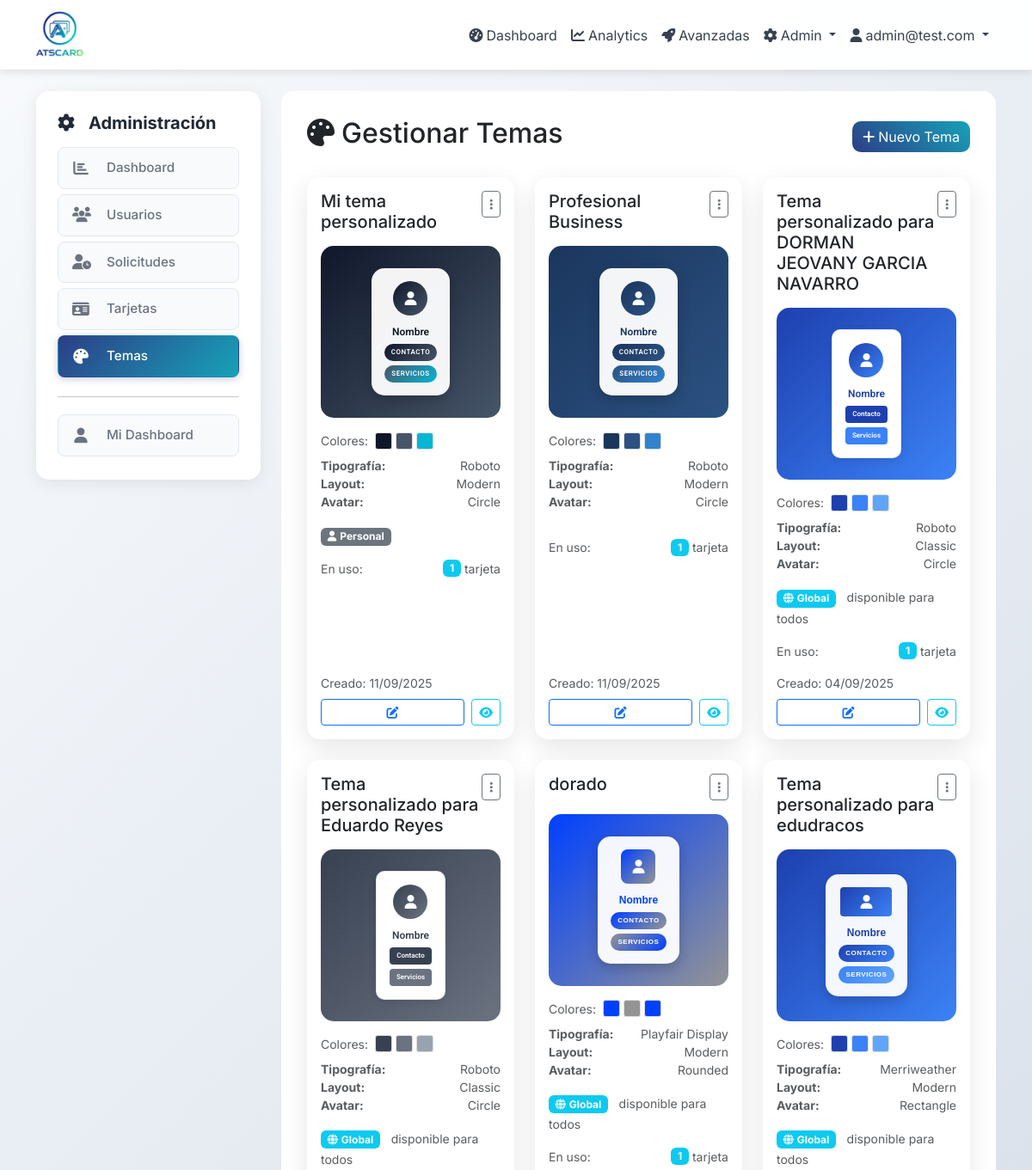
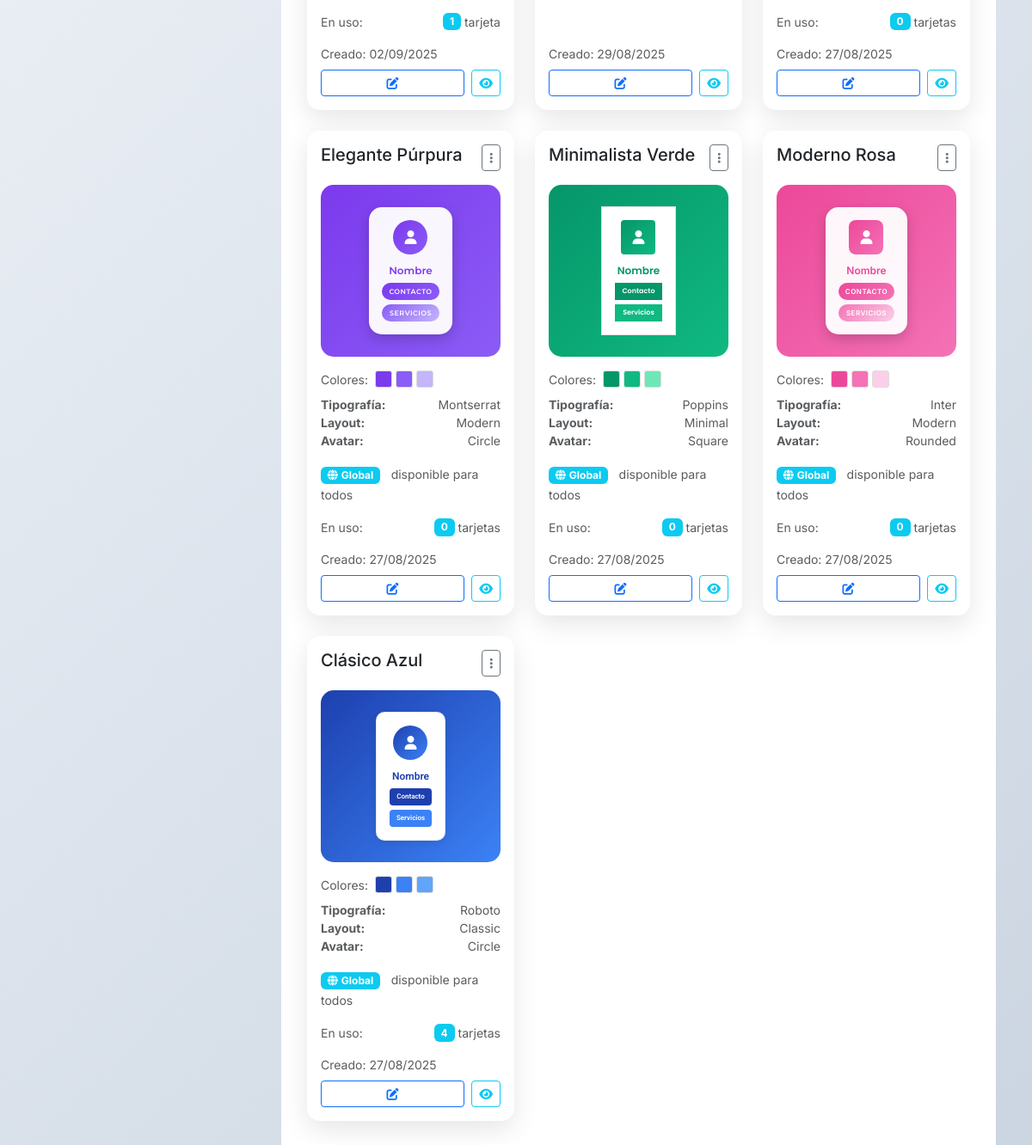
Before: /admin/themes (signed in) with the older database file (2 pictures, top to bottom).
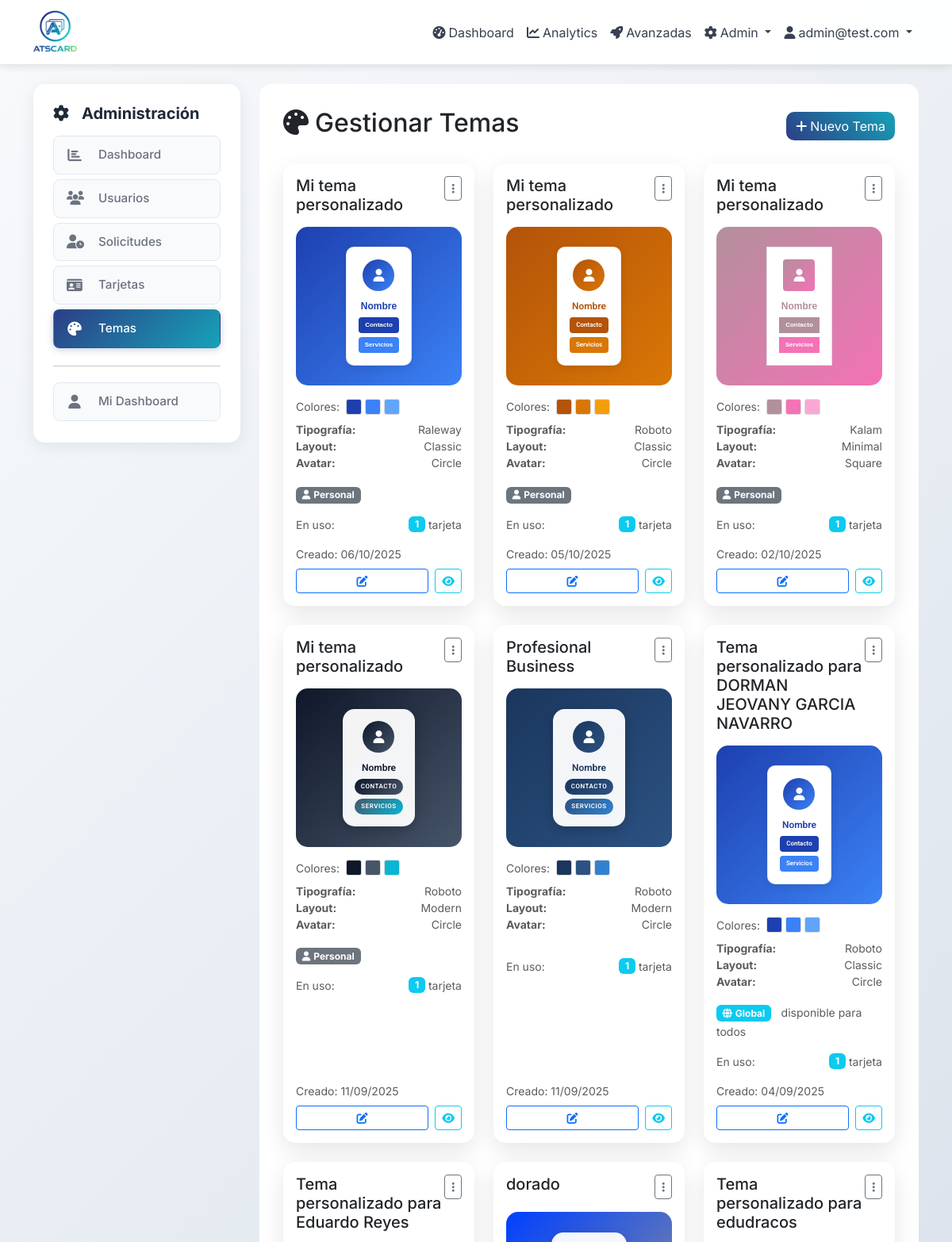
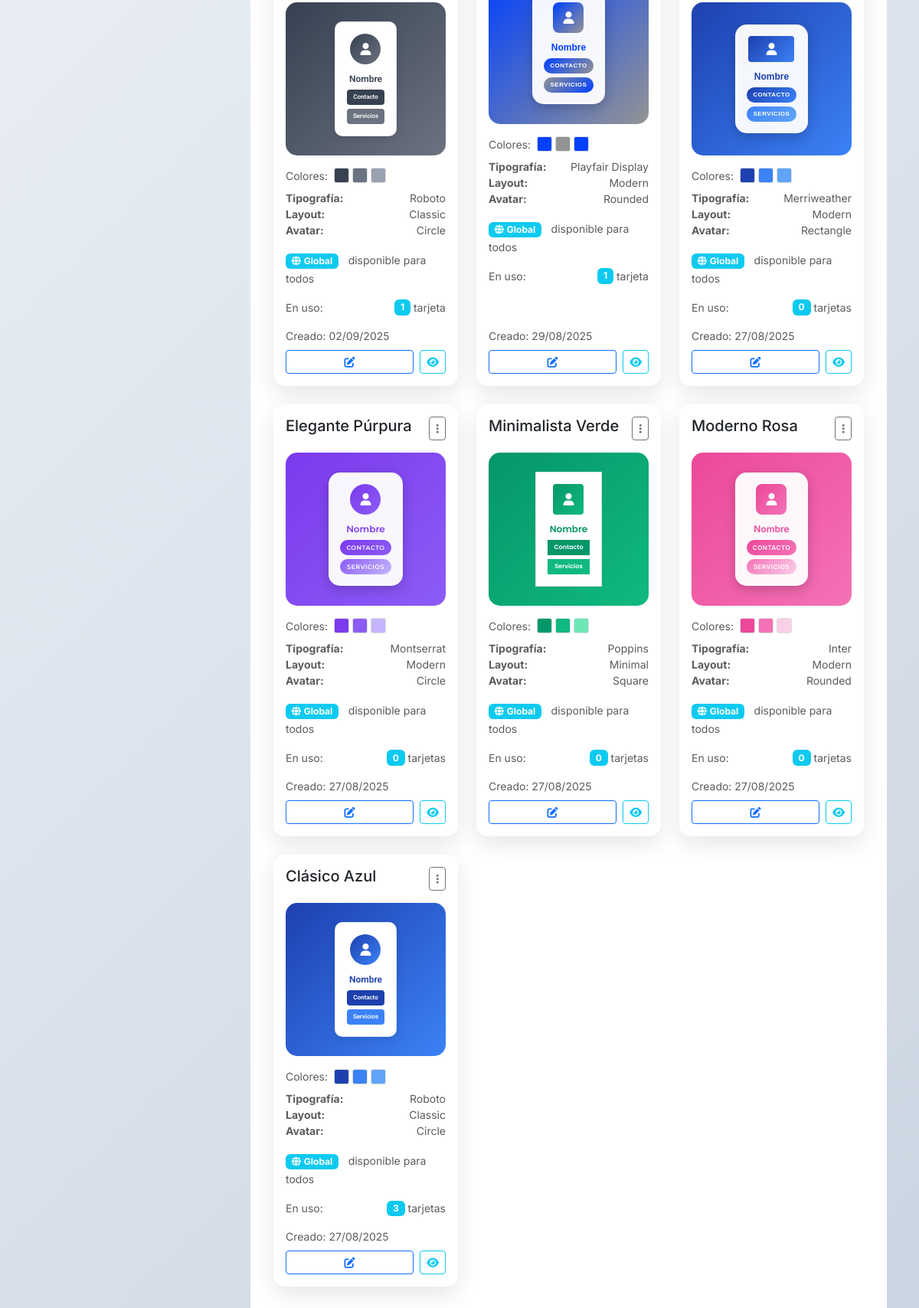
After: the same page with the newer database file (2 pictures, top to bottom).
### app/models.py (models this page shows, shortened)
class Theme(db.Model):
    id = db.Column(db.Integer, primary_key=True)
    name = db.Column(db.String(100), nullable=False)
    template_name = db.Column(db.String(50), default='classic')  # template file name (classic, mobile, elegant, etc.)
    primary_color = db.Column(db.String(7), default='#6366f1')  # hex color
    secondary_color = db.Column(db.String(7), default='#8b5cf6')
    accent_color = db.Column(db.String(7), default='#ec4899')
    avatar_border_color = db.Column(db.String(7), default='#ffffff')  # avatar border color
    font_family = db.Column(db.String(100), default='Inter')
    layout = db.Column(Enum('classic', 'modern', 'minimal', name='theme_layouts'), default='modern')
    avatar_shape = db.Column(Enum('circle', 'rounded', 'square', 'rectangle', name='avatar_shapes'), default='circle')
    bg_image_path = db.Column(db.String(255))  # optional background image
    preview_image = db.Column(db.String(255))  # preview screenshot for theme selection
    is_active = db.Column(db.Boolean, default=True)  # admin can disable themes
    is_global = db.Column(db.Boolean, default=False)  # True for admin themes visible to all, False for personal themes
    created_by_id = db.Column(db.Integer, db.ForeignKey('user.id'), nullable=True)  # NULL for admin themes, user_id for personal themes
    created_at = db.Column(db.DateTime, default=now_utc_for_db)
    cards = db.relationship('Card', backref='theme', lazy='dynamic')
    def is_personal(self):
        return not self.is_global and self.created_by_id is not None

### app/admin/routes.py (the view)
@bp.route('/themes')
@login_required
@admin_required
def themes():
    themes = Theme.query.order_by(Theme.created_at.desc()).all()
    return render_template('admin/themes.html', themes=themes)

### app/models.py (called while the page is built)
    def is_admin(self):
        return self.role == 'admin'

### app/utils.py (called while the page is built)
def admin_required(f):
    from functools import wraps
    from flask import abort
    from flask_login import current_user
    @wraps(f)
    def decorated_function(*args, **kwargs):
        if not current_user.is_authenticated or not current_user.is_admin():
            abort(403)
        return f(*args, **kwargs)
    return decorated_function

### app/templates/admin/themes.html (shortened to what the changed rows need)
{% extends "base.html" %}
{% block content %}
<div class="row">
    <div class="col-md-9">
        <div class="main-content">
            <div class="d-flex justify-content-between align-items-center mb-4">
                <h2>
                    <i class="fas fa-palette me-2"></i>Gestionar Temas
                </h2>
            </div>
            {% if themes %}
                <div class="row">
                    {% for theme in themes %}
                        <div class="col-lg-6 col-xl-4 mb-4">
                            <div class="card h-100">
                                <div class="card-body d-flex flex-column">
                                    <div class="d-flex justify-content-between align-items-start mb-3">
                                        <h5 class="card-title mb-0">{{ theme.name }}</h5>
                                        <div class="dropdown">
                                            <button class="btn btn-sm btn-outline-secondary" type="button"
                                                    data-bs-toggle="dropdown">
                                                <i class="fas fa-ellipsis-v"></i>
                                            </button>
                                        </div>
                                    </div>
                                    <div class="mb-3" style="
                                        background: linear-gradient(135deg, {{ theme.primary_color }}, {{ theme.secondary_color }});
                                        border-radius: 15px;
                                        padding: 20px;
                                        min-height: 200px;
                                        display: flex;
                                        align-items: center;
                                        justify-content: center;
                                        position: relative;
                                    ">
                                        <div style="
                                            {% if theme.layout == 'classic' %}
                                            background: white;
                                            border-radius: 10px;
                                            box-shadow: 0 3px 10px rgba(0,0,0,0.1);
                                            border: 1px solid {{ theme.primary_color }}20;
                                            {% elif theme.layout == 'minimal' %}
                                            background: white;
                                            border-radius: 0;
                                            box-shadow: none;
                                            border: 1px solid #e0e0e0;
                                            {% else %}
                                            background: rgba(255, 255, 255, 0.95);
                                            border-radius: 15px;
                                            box-shadow: 0 5px 15px rgba(0,0,0,0.2);
                                            {% endif %}
                                            padding: 15px;
                                            text-align: center;
                                            max-width: 150px;
                                            font-family: '{{ theme.font_family }}', sans-serif;
                                        ">
                                            <div style="
                                                {% if theme.avatar_shape == 'rectangle' %}
                                                width: 60px;
                                                height: 34px;
                                                {% else %}
                                                width: 40px;
                                                height: 40px;
                                                {% endif %}
                                                margin: 0 auto 10px;
                                                background: linear-gradient(135deg, {{ theme.primary_color }}, {{ theme.secondary_color }});
                                                {% if theme.avatar_shape == 'circle' %}
                                                border-radius: 50%;
                                                {% elif theme.avatar_shape == 'rounded' %}
                                                border-radius: 8px;
                                                {% elif theme.avatar_shape == 'rectangle' %}
                                                border-radius: 4px;
                                                {% else %}
                                                border-radius: 4px;
                                                {% endif %}
                                                display: flex;
                                                align-items: center;
                                                justify-content: center;
                                                color: white;
                                                font-size: 16px;
                                            ">
                                                <i class="fas fa-user"></i>
                                            </div>
                                            <div style="color: {{ theme.primary_color }}; font-weight: 600; font-size: 12px; margin-bottom: 5px;">
                                                Nombre
                                            </div>
                                            <div style="
                                                {% if theme.layout == 'classic' %}
                                                background: {{ theme.primary_color }};
                                                border-radius: 4px;
                                                text-transform: none;
                                                letter-spacing: 0;
                                                {% elif theme.layout == 'minimal' %}
                                                background: {{ theme.primary_color }};
                                                border-radius: 0;
                                                text-transform: none;
                                                letter-spacing: 0;
                                                font-weight: 500;
                                                {% else %}
                                                background: linear-gradient(135deg, {{ theme.primary_color }}, {{ theme.secondary_color }});
                                                border-radius: 10px;
                                                text-transform: uppercase;
                                                letter-spacing: 0.5px;
                                                {% endif %}
                                                color: white;
                                                padding: 4px 8px;
                                                font-size: 8px;
                                                font-weight: 600;
                                                margin-bottom: 5px;
                                            ">
                                                Contacto
                                            </div>
                                            <div style="
                                                {% if theme.layout == 'classic' %}
                                                background: {{ theme.secondary_color }};
                                                border-radius: 4px;
                                                text-transform: none;
                                                letter-spacing: 0;
                                                {% elif theme.layout == 'minimal' %}
                                                background: {{ theme.secondary_color }};
                                                border-radius: 0;
                                                text-transform: none;
                                                letter-spacing: 0;
                                                font-weight: 500;
                                                {% else %}
                                                background: linear-gradient(135deg, {{ theme.secondary_color }}, {{ theme.accent_color }});
                                                border-radius: 10px;
                                                text-transform: uppercase;
                                                letter-spacing: 0.5px;
                                                {% endif %}
                                                color: white;
                                                padding: 4px 8px;
                                                font-size: 8px;
                                                font-weight: 600;
                                            ">
                                                Servicios
                                            </div>
                                        </div>
                                    </div>
                                    <div class="mb-3">
                                        <div class="d-flex align-items-center mb-2">
                                            <small class="text-muted me-2">Colores:</small>
                                            <div class="d-flex gap-1">
                                                <div style="width: 20px; height: 20px; background: {{ theme.primary_color }}; border-radius: 3px; border: 1px solid #ddd;"
                                                     title="Primario: {{ theme.primary_color }}"></div>
                                                <div style="width: 20px; height: 20px; background: {{ theme.secondary_color }}; border-radius: 3px; border: 1px solid #ddd;"
                                                     title="Secundario: {{ theme.secondary_color }}"></div>
                                                <div style="width: 20px; height: 20px; background: {{ theme.accent_color }}; border-radius: 3px; border: 1px solid #ddd;"
                                                     title="Acento: {{ theme.accent_color }}"></div>
                                            </div>
                                        </div>
                                        <div class="small text-muted">
                                            <div class="d-flex justify-content-between">
                                                <span><strong>Tipografía:</strong></span>
                                                <span>{{ theme.font_family }}</span>
                                            </div>
                                            <div class="d-flex justify-content-between">
                                                <span><strong>Layout:</strong></span>
                                                <span class="text-capitalize">{{ theme.layout }}</span>
                                            </div>
                                            <div class="d-flex justify-content-between">
                                                <span><strong>Avatar:</strong></span>
                                                <span class="text-capitalize">{{ theme.avatar_shape }}</span>
                                            </div>
                                        </div>
                                    </div>
                                    <div class="mb-3">
                                        {% if theme.is_personal() %}
                                        <span class="badge bg-secondary">
                                            <i class="fas fa-user me-1"></i>Personal
                                        </span>
                                        {% elif theme.is_global %}
                                        <span class="badge bg-info">
                                            <i class="fas fa-globe me-1"></i>Global
                                        </span>
                                        <small class="text-muted ms-2">disponible para todos</small>
                                        {% endif %}
                                    </div>
                                    <div class="mb-3">
                                        <div class="d-flex justify-content-between align-items-center">
                                            <small class="text-muted">En uso:</small>
                                            <div class="d-flex align-items-center">
                                                <span class="badge bg-info me-1">{{ theme.cards.count() }}</span>
                                                <small class="text-muted">tarjeta{{ 's' if theme.cards.count() != 1 else '' }}</small>
                                            </div>
                                        </div>
                                    </div>
                                    <div class="mt-auto">
                                        <div class="small text-muted">
                                            Creado: {{ theme.created_at.strftime('%d/%m/%Y') if theme.created_at else '-' }}
                                        </div>
                                        <div class="d-flex gap-2 mt-2">
                                            <a href="{{ url_for('admin.edit_theme', id=theme.id) }}"
                                               class="btn btn-outline-primary btn-sm flex-grow-1">
                                                <i class="fas fa-edit"></i>
                                            </a>
                                            <button type="button" class="btn btn-outline-info btn-sm"
                                                    onclick="previewTheme({{ theme.id }})" title="Vista previa">
                                                <i class="fas fa-eye"></i>
                                            </button>
                                        </div>
                                    </div>
                                </div>
                            </div>
                        </div>
                    {% endfor %}
                </div>
            {% endif %}
        </div>
    </div>
</div>
{% endblock %}

Changed rows visible on the page:
added Theme: name "Mi tema personalizado", font_family "Raleway", layout "Classic", avatar_shape "Circle", is_global False (drawn), cards.count "1", created_at "06/10/2025"
added Theme: name "Mi tema personalizado", font_family "Roboto", layout "Classic", avatar_shape "Circle", is_global False (drawn), cards.count "1", created_at "05/10/2025", primary_color "#b45309" (drawn)
added Theme: name "Mi tema personalizado", font_family "Kalam", layout "Minimal", avatar_shape "Square", is_global False (drawn), cards.count "1", created_at "02/10/2025", primary_color "#b38f9c" (drawn)
computed for Theme "Clásico Azul": cards.count "4" → "3"
